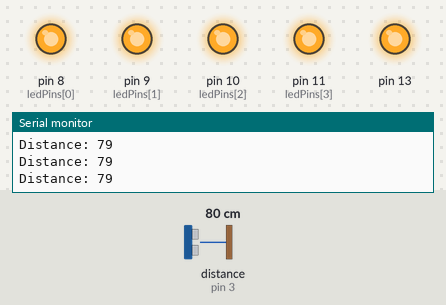
Simulated run of this sketch. Board: Arduino Uno, built with avr-gcc and run on an emulated ATmega328P. Parts: output pins drawn as LEDs (lit = HIGH), the last lines printed to the serial monitor. Wiring (inferred from the names in the program): ultrasonic range finder: trigger pin 2; echo pin 3. The inputs (shaded band) are chosen by the test bench; at power-on: distance to the obstacle (sensor on pin 3) 80 cm. The echo pulse lasts 58.3 µs per cm; pins used as bus, display or sensor lines are not drawn.

Above: at 1.2 s.
1.3 s: distance to the obstacle (sensor on pin 3) set to 46 cm
2.8 s: distance to the obstacle (sensor on pin 3) set to 36 cm
At 4.0 s:
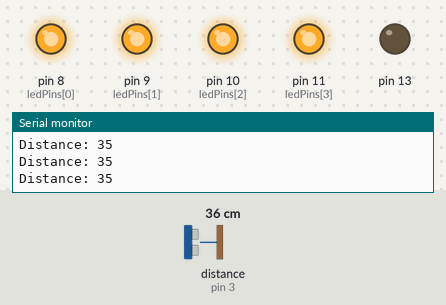
4.3 s: distance to the obstacle (sensor on pin 3) set to 22 cm
5.8 s: distance to the obstacle (sensor on pin 3) set to 18 cm
At 6.6 s:
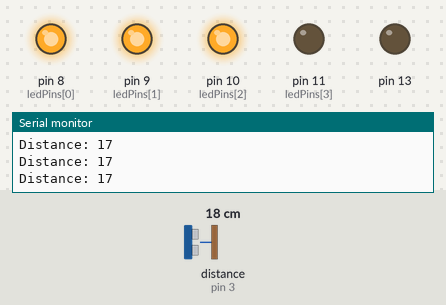
7.3 s: distance to the obstacle (sensor on pin 3) set to 13 cm
At 8.5 s:
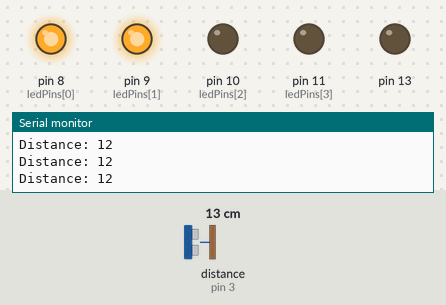
8.8 s: distance to the obstacle (sensor on pin 3) set to 35 cm
At 9.4 s:
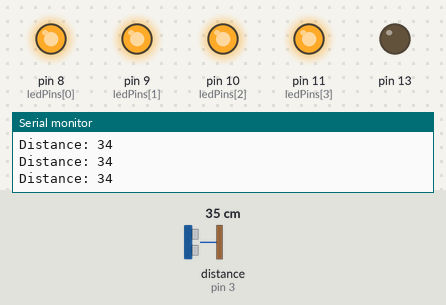
Timing chart, 0 to 11.3 s (numbered marks = the images above; inputs shaded):
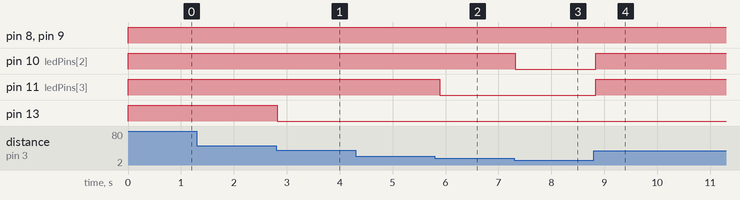

The sketch:

Ultrasonic_Sensor_with_LED.ino
```cpp
const int trigPin = 2;
const int echoPin = 3;
const int ledPins[] = {8, 9, 10, 11};
const int numLeds = sizeof(ledPins);

void setup() {
  Serial.begin(9600);
  for (int i = 0; i < numLeds; i++) {
    pinMode(ledPins[i], OUTPUT);
  }
  pinMode(trigPin, OUTPUT);
  pinMode(echoPin, INPUT);
}

void loop() {
  digitalWrite(trigPin, LOW);
  delayMicroseconds(2);
  digitalWrite(trigPin, HIGH);
  delayMicroseconds(10);
  digitalWrite(trigPin, LOW);

  long duration = pulseIn(echoPin, HIGH);
  int distance = duration * 0.0343 / 2;

  for (int i = 0; i < numLeds; i++) {
    if (distance >= (i + 1) * 5) {
      digitalWrite(ledPins[i], HIGH);
    } else {
      digitalWrite(ledPins[i], LOW);
    }
  }

  Serial.print("Distance: ");
  Serial.println(distance);

  delay(100);
}
```

Measured:
- the behaviour switches between 41 and 40 cm on distance to the obstacle (sensor on pin 3) (found by bisection; images 0 and 1)
- the behaviour switches between 21 and 20 cm on distance to the obstacle (sensor on pin 3) (found by bisection; images 1 and 2)
- the behaviour switches between 16 and 15 cm on distance to the obstacle (sensor on pin 3) (found by bisection; images 2 and 3)
- after the input at 2.8 s, pin 13: HIGH → LOW at once
- after the input at 5.8 s, pin 11 (ledPins[3]): HIGH → LOW after 0.09 s
- after the input at 7.3 s, pin 10 (ledPins[2]): HIGH → LOW at once
- after the input at 8.8 s, pin 10 (ledPins[2]), pin 11 (ledPins[3]): LOW → HIGH at once
